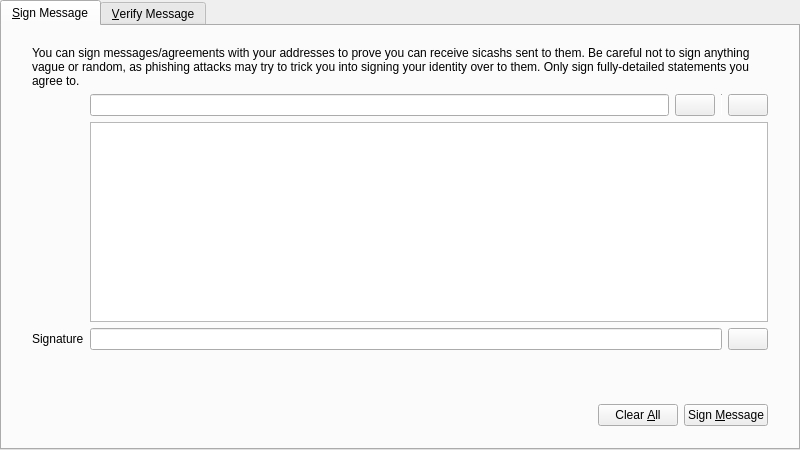
<?xml version="1.0" encoding="UTF-8"?>
<ui version="4.0">
 <class>SignVerifyMessageDialog</class>
 <widget class="QDialog" name="SignVerifyMessageDialog">
  <property name="geometry">
   <rect>
    <x>0</x>
    <y>0</y>
    <width>800</width>
    <height>450</height>
   </rect>
  </property>
  <property name="windowTitle">
   <string>Signatures - Sign / Verify a Message</string>
  </property>
  <property name="modal">
   <bool>true</bool>
  </property>
  <layout class="QVBoxLayout" name="verticalLayout">
   <property name="leftMargin">
    <number>0</number>
   </property>
   <property name="topMargin">
    <number>0</number>
   </property>
   <property name="rightMargin">
    <number>0</number>
   </property>
   <property name="bottomMargin">
    <number>0</number>
   </property>
   <item>
    <widget class="QTabWidget" name="tabWidget">
     <property name="currentIndex">
      <number>0</number>
     </property>
     <widget class="QWidget" name="tabSignMessage">
      <attribute name="title">
       <string>&amp;Sign Message</string>
      </attribute>
      <layout class="QVBoxLayout" name="verticalLayout_SM">
       <property name="leftMargin">
        <number>0</number>
       </property>
       <property name="topMargin">
        <number>0</number>
       </property>
       <property name="rightMargin">
        <number>0</number>
       </property>
       <property name="bottomMargin">
        <number>0</number>
       </property>
       <item>
        <layout class="QVBoxLayout" name="verticalLayout_3">
         <property name="leftMargin">
          <number>30</number>
         </property>
         <property name="topMargin">
          <number>20</number>
         </property>
         <property name="rightMargin">
          <number>30</number>
         </property>
         <property name="bottomMargin">
          <number>20</number>
         </property>
         <item>
          <layout class="QGridLayout" name="gridLayout">
           <item row="1" column="1">
            <layout class="QHBoxLayout" name="horizontalLayout_1_SM">
             <property name="spacing">
              <number>6</number>
             </property>
             <item>
              <widget class="QValidatedLineEdit" name="addressIn_SM">
               <property name="toolTip">
                <string>The SICash address to sign the message with</string>
               </property>
              </widget>
             </item>
             <item>
              <widget class="SICashPushButton" name="addressBookButton_SM">
               <property name="toolTip">
                <string>Choose previously used address</string>
               </property>
               <property name="text">
                <string/>
               </property>
               <property name="icon">
                <iconset resource="../bitcoin.qrc">
                 <normaloff>:/icons/address-book</normaloff>:/icons/address-book</iconset>
               </property>
               <property name="shortcut">
                <string>Alt+A</string>
               </property>
               <property name="autoDefault">
                <bool>false</bool>
               </property>
              </widget>
             </item>
             <item>
              <widget class="Line" name="vLine">
               <property name="maximumSize">
                <size>
                 <width>1</width>
                 <height>22</height>
                </size>
               </property>
               <property name="orientation">
                <enum>Qt::Vertical</enum>
               </property>
              </widget>
             </item>
             <item>
              <widget class="SICashPushButton" name="pasteButton_SM">
               <property name="toolTip">
                <string>Paste address from clipboard</string>
               </property>
               <property name="text">
                <string/>
               </property>
               <property name="icon">
                <iconset resource="../bitcoin.qrc">
                 <normaloff>:/icons/editpaste</normaloff>:/icons/editpaste</iconset>
               </property>
               <property name="shortcut">
                <string>Alt+P</string>
               </property>
               <property name="autoDefault">
                <bool>false</bool>
               </property>
              </widget>
             </item>
            </layout>
           </item>
           <item row="2" column="1">
            <widget class="QPlainTextEdit" name="messageIn_SM">
             <property name="toolTip">
              <string>Enter the message you want to sign here</string>
             </property>
            </widget>
           </item>
           <item row="3" column="1">
            <layout class="QHBoxLayout" name="horizontalLayout_2_SM">
             <property name="spacing">
              <number>6</number>
             </property>
             <item>
              <widget class="QLineEdit" name="signatureOut_SM">
               <property name="font">
                <font>
                 <italic>true</italic>
                </font>
               </property>
               <property name="readOnly">
                <bool>true</bool>
               </property>
              </widget>
             </item>
             <item>
              <widget class="SICashPushButton" name="copySignatureButton_SM">
               <property name="toolTip">
                <string>Copy the current signature to the system clipboard</string>
               </property>
               <property name="text">
                <string/>
               </property>
               <property name="icon">
                <iconset resource="../bitcoin.qrc">
                 <normaloff>:/icons/editcopy</normaloff>:/icons/editcopy</iconset>
               </property>
               <property name="autoDefault">
                <bool>false</bool>
               </property>
              </widget>
             </item>
            </layout>
           </item>
           <item row="3" column="0">
            <widget class="QLabel" name="signatureLabel_SM">
             <property name="text">
              <string>Signature</string>
             </property>
             <property name="textFormat">
              <enum>Qt::PlainText</enum>
             </property>
            </widget>
           </item>
           <item row="0" column="0" colspan="2">
            <widget class="QLabel" name="infoLabel_SM">
             <property name="text">
              <string>You can sign messages/agreements with your addresses to prove you can receive sicashs sent to them. Be careful not to sign anything vague or random, as phishing attacks may try to trick you into signing your identity over to them. Only sign fully-detailed statements you agree to.</string>
             </property>
             <property name="textFormat">
              <enum>Qt::PlainText</enum>
             </property>
             <property name="wordWrap">
              <bool>true</bool>
             </property>
            </widget>
           </item>
          </layout>
         </item>
        </layout>
       </item>
       <item>
        <widget class="QWidget" name="buttonsContainerWhite" native="true">
         <layout class="QHBoxLayout" name="horizontalLayout">
          <property name="leftMargin">
           <number>30</number>
          </property>
          <property name="topMargin">
           <number>15</number>
          </property>
          <property name="rightMargin">
           <number>30</number>
          </property>
          <item>
           <spacer name="horizontalSpacer_1_SM">
            <property name="orientation">
             <enum>Qt::Horizontal</enum>
            </property>
            <property name="sizeHint" stdset="0">
             <size>
              <width>40</width>
              <height>48</height>
             </size>
            </property>
           </spacer>
          </item>
          <item>
           <widget class="QLabel" name="statusLabel_SM">
            <property name="font">
             <font>
              <weight>75</weight>
              <bold>true</bold>
             </font>
            </property>
            <property name="text">
             <string/>
            </property>
            <property name="wordWrap">
             <bool>true</bool>
            </property>
           </widget>
          </item>
          <item>
           <spacer name="horizontalSpacer_2_SM">
            <property name="orientation">
             <enum>Qt::Horizontal</enum>
            </property>
            <property name="sizeHint" stdset="0">
             <size>
              <width>40</width>
              <height>48</height>
             </size>
            </property>
           </spacer>
          </item>
          <item>
           <widget class="SICashPushButton" name="clearButton_SM">
            <property name="toolTip">
             <string>Reset all sign message fields</string>
            </property>
            <property name="text">
             <string>Clear &amp;All</string>
            </property>
            <property name="icon">
             <iconset resource="../bitcoin.qrc">
              <normaloff>:/icons/remove</normaloff>:/icons/remove</iconset>
            </property>
            <property name="autoDefault">
             <bool>false</bool>
            </property>
           </widget>
          </item>
          <item>
           <widget class="SICashPushButton" name="signMessageButton_SM">
            <property name="toolTip">
             <string>Sign the message to prove you own this SICash address</string>
            </property>
            <property name="text">
             <string>Sign &amp;Message</string>
            </property>
            <property name="icon">
             <iconset resource="../bitcoin.qrc">
              <normaloff>:/icons/edit</normaloff>:/icons/edit</iconset>
            </property>
            <property name="autoDefault">
             <bool>false</bool>
            </property>
           </widget>
          </item>
         </layout>
        </widget>
       </item>
      </layout>
     </widget>
     <widget class="QWidget" name="tabVerifyMessage">
      <attribute name="title">
       <string>&amp;Verify Message</string>
      </attribute>
      <layout class="QVBoxLayout" name="verticalLayout_VM">
       <property name="leftMargin">
        <number>0</number>
       </property>
       <property name="topMargin">
        <number>0</number>
       </property>
       <property name="rightMargin">
        <number>0</number>
       </property>
       <property name="bottomMargin">
        <number>0</number>
       </property>
       <item>
        <layout class="QVBoxLayout" name="verticalLayout_2">
         <property name="leftMargin">
          <number>30</number>
         </property>
         <property name="topMargin">
          <number>20</number>
         </property>
         <property name="rightMargin">
          <number>30</number>
         </property>
         <property name="bottomMargin">
          <number>20</number>
         </property>
         <item>
          <widget class="QLabel" name="infoLabel_VM">
           <property name="text">
            <string>Enter the receiver's address, message (ensure you copy line breaks, spaces, tabs, etc. exactly) and signature below to verify the message. Be careful not to read more into the signature than what is in the signed message itself, to avoid being tricked by a man-in-the-middle attack. Note that this only proves the signing party receives with the address, it cannot prove sendership of any transaction!</string>
           </property>
           <property name="textFormat">
            <enum>Qt::PlainText</enum>
           </property>
           <property name="alignment">
            <set>Qt::AlignLeading|Qt::AlignLeft|Qt::AlignTop</set>
           </property>
           <property name="wordWrap">
            <bool>true</bool>
           </property>
          </widget>
         </item>
         <item>
          <layout class="QHBoxLayout" name="horizontalLayout_1_VM">
           <property name="spacing">
            <number>6</number>
           </property>
           <item>
            <widget class="QValidatedLineEdit" name="addressIn_VM">
             <property name="toolTip">
              <string>The SICash address the message was signed with</string>
             </property>
            </widget>
           </item>
           <item>
            <widget class="SICashPushButton" name="addressBookButton_VM">
             <property name="toolTip">
              <string>Choose previously used address</string>
             </property>
             <property name="text">
              <string/>
             </property>
             <property name="icon">
              <iconset resource="../bitcoin.qrc">
               <normaloff>:/icons/address-book</normaloff>:/icons/address-book</iconset>
             </property>
             <property name="shortcut">
              <string>Alt+A</string>
             </property>
             <property name="autoDefault">
              <bool>false</bool>
             </property>
            </widget>
           </item>
          </layout>
         </item>
         <item>
          <widget class="QPlainTextEdit" name="messageIn_VM"/>
         </item>
         <item>
          <widget class="QValidatedLineEdit" name="signatureIn_VM"/>
         </item>
        </layout>
       </item>
       <item>
        <widget class="QWidget" name="buttonsContainerWhite_" native="true">
         <layout class="QHBoxLayout" name="horizontalLayout_2">
          <property name="leftMargin">
           <number>30</number>
          </property>
          <property name="topMargin">
           <number>15</number>
          </property>
          <property name="rightMargin">
           <number>30</number>
          </property>
          <item>
           <spacer name="horizontalSpacer_1_VM">
            <property name="orientation">
             <enum>Qt::Horizontal</enum>
            </property>
            <property name="sizeHint" stdset="0">
             <size>
              <width>40</width>
              <height>48</height>
             </size>
            </property>
           </spacer>
          </item>
          <item>
           <widget class="QLabel" name="statusLabel_VM">
            <property name="font">
             <font>
              <weight>75</weight>
              <bold>true</bold>
             </font>
            </property>
            <property name="text">
             <string/>
            </property>
            <property name="wordWrap">
             <bool>true</bool>
            </property>
           </widget>
          </item>
          <item>
           <spacer name="horizontalSpacer_2_VM">
            <property name="orientation">
             <enum>Qt::Horizontal</enum>
            </property>
            <property name="sizeHint" stdset="0">
             <size>
              <width>40</width>
              <height>48</height>
             </size>
            </property>
           </spacer>
          </item>
          <item>
           <widget class="SICashPushButton" name="clearButton_VM">
            <property name="toolTip">
             <string>Reset all verify message fields</string>
            </property>
            <property name="text">
             <string>Clear &amp;All</string>
            </property>
            <property name="icon">
             <iconset resource="../bitcoin.qrc">
              <normaloff>:/icons/remove</normaloff>:/icons/remove</iconset>
            </property>
            <property name="autoDefault">
             <bool>false</bool>
            </property>
           </widget>
          </item>
          <item>
           <widget class="SICashPushButton" name="verifyMessageButton_VM">
            <property name="toolTip">
             <string>Verify the message to ensure it was signed with the specified SICash address</string>
            </property>
            <property name="text">
             <string>Verify &amp;Message</string>
            </property>
            <property name="icon">
             <iconset resource="../bitcoin.qrc">
              <normaloff>:/icons/transaction_0</normaloff>:/icons/transaction_0</iconset>
            </property>
            <property name="autoDefault">
             <bool>false</bool>
            </property>
           </widget>
          </item>
         </layout>
        </widget>
       </item>
      </layout>
     </widget>
    </widget>
   </item>
  </layout>
 </widget>
 <customwidgets>
  <customwidget>
   <class>QValidatedLineEdit</class>
   <extends>QLineEdit</extends>
   <header>qt/qvalidatedlineedit.h</header>
  </customwidget>
  <customwidget>
   <class>SICashPushButton</class>
   <extends>QPushButton</extends>
   <header>qt/sicashpushbutton.h</header>
  </customwidget>
 </customwidgets>
 <resources>
  <include location="../bitcoin.qrc"/>
 </resources>
 <connections/>
</ui>
